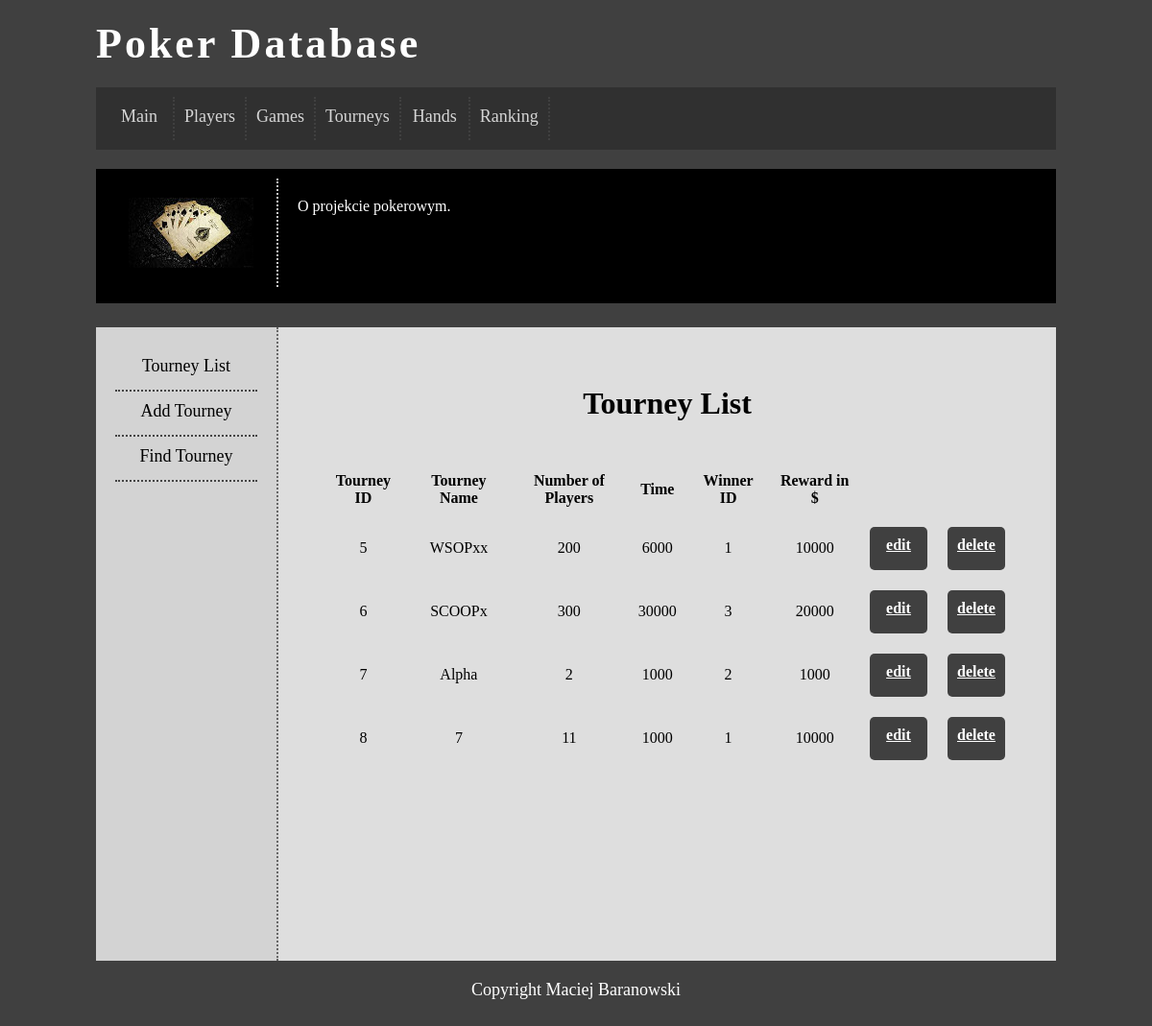
The page /tourneylist.php on the database its author committed.
### tables this page shows
CREATE TABLE IF NOT EXISTS `turniej` (
  `idturniej` int(11) NOT NULL,
  `tourneyname` text NOT NULL,
  `numberofplayers` int(11) NOT NULL,
  `time` int(11) NOT NULL,
  `idwinner` int(11) NOT NULL,
  `reward` int(11) NOT NULL
);

### tourneylist.php (the view, shortened to what this page needs)
<html>
<head>
	<link rel="stylesheet" href="style.css" type="text/css" />
</head>
<body>
	<div id="container">
		<div id="logo">
		 Poker Database
		</div>
		<div id="menu">
		<a href='index.php' class="optionlink"><div class="option">Main</div></a>
		<a href='playerlist.php' class="optionlink"><div class="option">Players</div></a>
		<a href='gamelist.php' class="optionlink"><div class="option">Games</div></a>
		<a href='tourneylist.php' class="optionlink"><div class="option">Tourneys</div></a>
		<a href='handlist.php' class="optionlink"><div class="option">Hands</div></a>
		<a href='rankinglist.php' class="optionlink"><div class="option">Ranking</div></a>
		</div>
		<div id="topbar">
			<div id="topbarL">
				<img src="cards.jpeg" />
			</div>
			<div id="topbarR">
				O projekcie pokerowym.
			</div>
		</div>
		<div id="sidebar">
		 <a href='tourneylist.php' class="optionlinkS"><div class="optionL">Tourney List</div></a>
		 <a href='tourneyadd.php' class="optionlinkS"><div class="optionL">Add Tourney</div></a>
		 <a href='tourneyfind.php' class="optionlinkS"><div class="optionL">Find Tourney</div></a>
		</div>
		<div id="content">
			<h1 align="center"> Tourney List</h1><br />
			<?php	require_once('db.php');
				$query1 = "SELECT * FROM turniej";
				$response1 = @mysqli_query($dbc, $query1);
			echo '<table align="center"
			cellspacing="5" cellpadding="8">
			<tr>
				<td align="center"><b>Tourney ID</b></td>
				<td align="center"><b>Tourney Name</b></td>
				<td align="center"><b>Number of Players</b></td>
				<td align="center"><b>Time</b></td>
				<td align="center"><b>Winner ID</b></td>
				<td align="center"><b>Reward in $</b></td>';
			while($row = mysqli_fetch_array($response1)){
			echo '<tr><td align="center">' .
			$row['0'] . ' </td><td align="center">' .
			$row['1'] . ' </td><td align="center">' .
			$row['2'] . ' </td><td align="center">' .
			$row['3'] . ' </td><td align="center">' .
			$row['4'] . ' </td><td align="center">' .
			$row['5'] . ' </td><td align="center">' .
			"<a href='tourneyupdate.php?edit=$row[idturniej]' class='buttons'>edit</a>" . ' </td><td align="center">' .
			"<a href='deletetourney.php?del=$row[idturniej]' class='buttons'>delete</a>";
			echo '</tr>';
		}
		echo '</table>';
		?>
	</div>
		<div id="footer">
			Copyright Maciej Baranowski
		</div>
	</div>
</body>
</html>

### style.css (style rules this page uses)
body { background-color: #404040; }
#container { width: 1000px; margin-left: auto; margin-right: auto; }
#logo { color: white; margin-top: 20px; font-size: 44px; letter-spacing: 3px; font-weight: 900; }
#menu { background-color: #303030; margin-top: 20px; color: #ffffff; padding: 10px; text-align: center; }
#topbar { background-color: black; color: white; padding: 10px; margin-top: 20px; margin-bottom: 25px; height: 120px; }
#topbarL { float: left; padding: 20px; width: 138px; text-align: center; border-right: 2px dotted #cccccc; }
#topbarR { float: left; padding: 20px; width: 760px; font-size: 16px; text-align: justify; }
#sidebar { float: left; width: 148px; min-height: 620px; padding: 20px; background-color: lightgray; text-align: center; font-size: 18px; border-right: 2px dotted #666666; }
#content { float: left; padding: 40px; width: 730px; background-color: #dedede; min-height: 580px; text-align: justify; }
#footer { clear: both; color: white; text-align: center; padding: 20px; font-size: 18px; }
.option { float: left; min-width: 50px; height: 25px; font-size: 18px; padding: 10px; border-right: 2px dotted #444444; opacity: 0.8; }
.optionL { font-size:18px; height: 25px; padding: 10px; border-bottom: 2px dotted #444444; }
a.optionlink { color: #ffffff; text-decoration: none; }
a.optionlinkS { color: black; text-decoration: none; }
a.buttons { display: block; width: 40px; height: 25px; background: #404040; padding: 10px; text-align: center; border-radius: 5px; color: white; font-weight: bold; }

### rows shown on the page
turniej: idturniej "5", tourneyname "WSOPxx", numberofplayers "200", time "6000", idwinner "1", reward "10000"
turniej: idturniej "6", tourneyname "SCOOPx", numberofplayers "300", time "30000", idwinner "3", reward "20000"
turniej: idturniej "7", tourneyname "Alpha", numberofplayers "2", time "1000", idwinner "2", reward "1000"
turniej: idturniej "8", tourneyname "7", numberofplayers "11", time "1000", idwinner "1", reward "10000"
